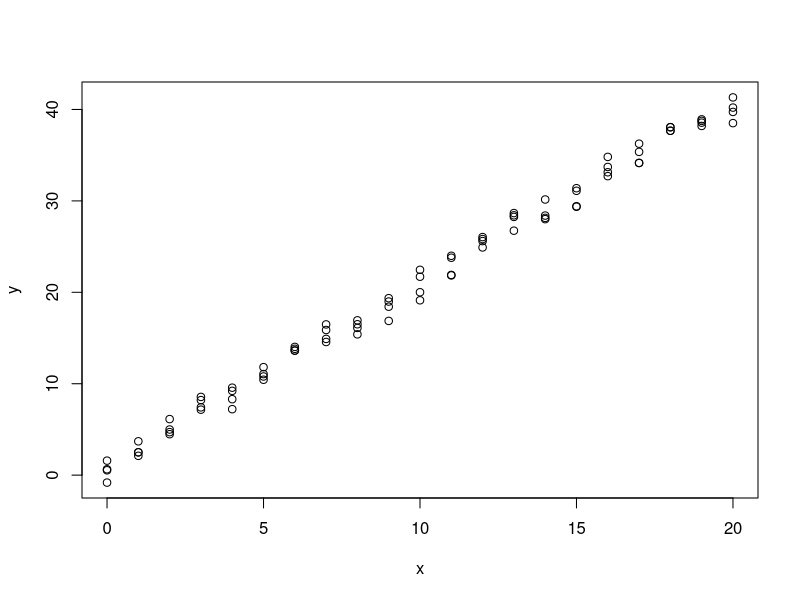
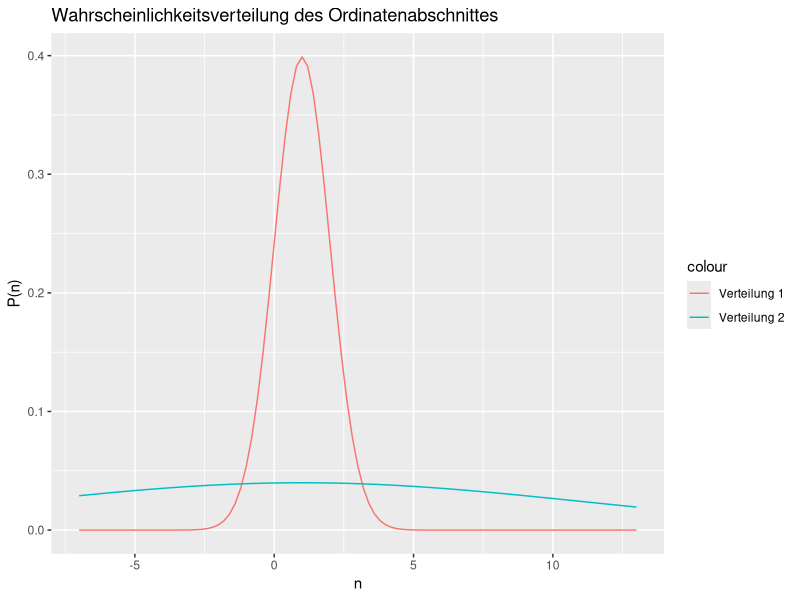

Reproduce these figures in R, in order.
## ---- chunk 1
knitr::opts_chunk$set(
  collapse = TRUE,
  comment = "#>",
  fig.path = "man/figures/README-",
  out.width = "100%"
)

library(ggplot2)
library(dplyr)
## ---- chunk 2
# simple linear regression
#
# y ~ mx+n+epsilon
# y ~ N(mx+n, sigma)

# true data generating process
n <- 1
m <- 2
sigma <- 1

# done a series of experiments and repeated it 4 times
x <- rep.int(x = seq(from = 0, to = 20, by = 1),
             times = 4)
y <- sapply(x, function(i){
  rnorm(n = 1,
        mean = m * i + n,
        sd = sigma)
})

df <- dplyr::tibble(x = x,
                    y = y)
## ---- chunk 3
plot(df)
## ---- chunk 4
mean_sim <- 1
std_sim <- 1

lcb <- ((mean_sim - (3 * std_sim)) - 5)
ucb <- (((2 * mean_sim) + (3 * (2 * std_sim))) + 5)

ggplot(data = data.frame(u = c(lcb, ucb)),
       mapping = aes(x = u)) +
  stat_function(mapping = aes(colour = "Verteilung 1"),
                fun = dnorm,
                args = list(mean = mean_sim,
                            sd = 1)) +
  stat_function(mapping = aes(colour = "Verteilung 2"),
                fun = dnorm,
                args = list(mean = mean_sim,
                            sd = 10)) +
  labs(x = "n",
       y = "P(n)",
       title = "Wahrscheinlichkeitsverteilung des Ordinatenabschnittes")
## ---- chunk 5
prior_prob <- function(n, mean_n = 0., sd_n = 1., log =FALSE){
  # returns normal densitiy of n
  stats::dnorm(n, mean_n, sd_n, log = FALSE)
}
prior_sample <- function(n=1, mean_n = 0, sd_n = 1){
  # returns a sample from the normal 
  stats::rnorm(n, mean = mean_n, sd = sd_n)
}
## ---- chunk 6
likelihood_prob <- function(y,mean_y=0, sd_y=1){
  stats::dnorm(y, mean_y, sd_y)
}

likelihood_sample <- function(n=1, mean_y=0., sd_y=1.){
  stats::rnorm(n, mean = mean_y, sd = sd_y)}
